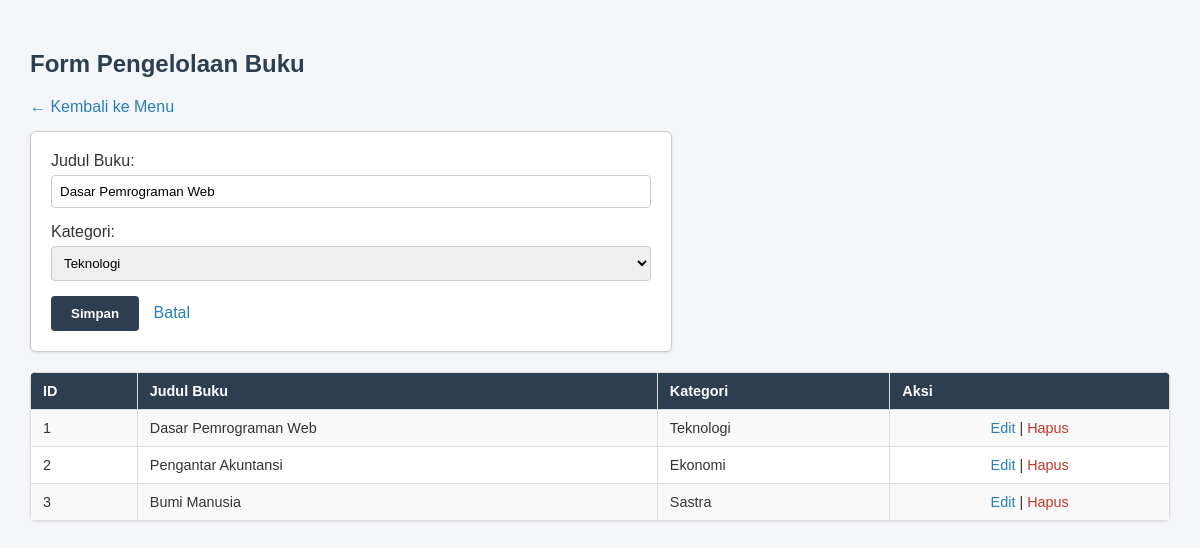
Page /buku.php?edit=1 on the committed database.
### tables this page shows
CREATE TABLE Buku (
    Buku_ID INT AUTO_INCREMENT PRIMARY KEY,
    Judul_Buku VARCHAR(150),
    Kategori_ID INT,
    FOREIGN KEY (Kategori_ID) REFERENCES Kategori(Kategori_ID)
);

CREATE TABLE Kategori (
    Kategori_ID INT AUTO_INCREMENT PRIMARY KEY,
    Nama_Kategori VARCHAR(100)
);

### buku.php (the view, shortened to what this page needs)
<?php
include 'koneksi.php';
$edit = ['Buku_ID'=>'', 'Judul_Buku'=>'', 'Kategori_ID'=>''];
if (isset($_GET['edit'])) {
    $q = mysqli_query($conn, "SELECT * FROM Buku WHERE Buku_ID='{$_GET['edit']}'");
    $edit = mysqli_fetch_assoc($q);
}
?>
<!DOCTYPE html>
<html>
<head>
    <link rel="stylesheet" href="style.css">
</head>
<body>
    <h2>Form Pengelolaan Buku</h2>
    <a href="index.php" style="display: inline-block; margin-bottom: 15px;">&larr; Kembali ke Menu</a>
    <form method="POST">
        Judul Buku: <input type="text" name="Judul_Buku" value="<?= $edit['Judul_Buku'] ?>" required>
        Kategori:
        <select name="Kategori_ID" required>
            <?php
            $k = mysqli_query($conn, "SELECT * FROM Kategori");
            while($rk = mysqli_fetch_assoc($k)){
                $sel = ($rk['Kategori_ID'] == $edit['Kategori_ID']) ? 'selected' : '';
                echo "<option value='{$rk['Kategori_ID']}' $sel>{$rk['Nama_Kategori']}</option>";
            }
            ?>
        </select>
        <button type="submit" name="submit">Simpan</button>
        <a href="buku.php" style="margin-left: 10px;">Batal</a>
    </form>
    <table>
        <tr><th>ID</th><th>Judul Buku</th><th>Kategori</th><th>Aksi</th></tr>
        <?php
        $res = mysqli_query($conn, "SELECT Buku.*, Kategori.Nama_Kategori FROM Buku JOIN Kategori ON Buku.Kategori_ID = Kategori.Kategori_ID");
        while ($r = mysqli_fetch_assoc($res)) {
            echo "<tr>
                <td>{$r['Buku_ID']}</td>
                <td>{$r['Judul_Buku']}</td>
                <td>{$r['Nama_Kategori']}</td>
                <td style='text-align:center;'>
                    <a href='?edit={$r['Buku_ID']}'>Edit</a> |
                    <a href='?hapus={$r['Buku_ID']}' onclick='return confirm(\"Hapus?\")' style='color: #c0392b;'>Hapus</a>
                </td>
            </tr>";
        }
        ?>
    </table>
</body>
</html>

### style.css (style rules this page uses)
body { font-family: Arial, sans-serif; background-color: #f4f6f9; color: #333333; padding: 30px; margin: 0; }
h2, h3 { color: #2c3e50; }
a { color: #2980b9; text-decoration: none; }
table { width: 100%; border-collapse: collapse; margin-top: 20px; background-color: #ffffff; border-radius: 6px; overflow: hidden; box-shadow: 0 1px 3px rgba(0,0,0,0.1); }
th, td { border: 1px solid #dddddd; padding: 10px 12px; text-align: left; font-size: 0.9rem; }
th { background-color: #2c3e50; color: #ffffff; }
tr:nth-child(even) { background-color: #f9f9f9; }
form { background: #ffffff; padding: 20px; border: 1px solid #cccccc; border-radius: 6px; max-width: 600px; box-shadow: 0 1px 3px rgba(0,0,0,0.1); }
input, select { width: 100%; padding: 8px; margin-top: 5px; margin-bottom: 15px; border: 1px solid #cccccc; border-radius: 4px; box-sizing: border-box; }
button { background-color: #2c3e50; color: white; border: none; padding: 10px 20px; border-radius: 4px; cursor: pointer; font-weight: bold; }

### rows in the picture
buku: Judul_Buku "Dasar Pemrograman Web", Buku_ID "1", Kategori_ID.Nama_Kategori "Teknologi"
buku: Buku_ID "2", Judul_Buku "Pengantar Akuntansi", Kategori_ID.Nama_Kategori "Ekonomi"
buku: Buku_ID "3", Judul_Buku "Bumi Manusia", Kategori_ID.Nama_Kategori "Sastra"

### other values in the picture
form field Kategori_ID "Teknologi"
